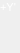
        <widget class="PyDMFrame" name="composite_10">
          <property name="geometry">
            <rect>
              <x>530</x>
              <y>216</y>
              <width>20</width>
              <height>53</height>
            </rect>
          </property>
          <property name="sizePolicy">
            <sizepolicy hsizetype="Ignored" vsizetype="Ignored">
              <horstretch>0</horstretch>
              <verstretch>0</verstretch>
            </sizepolicy>
          </property>
          <layout class="QGridLayout" name="gridLayout_11" columnstretch="7,2,5,6" rowstretch="14,3,3,11,22">
            <property name="leftMargin">
              <number>0</number>
            </property>
            <property name="topMargin">
              <number>0</number>
            </property>
            <property name="rightMargin">
              <number>0</number>
            </property>
            <property name="bottomMargin">
              <number>0</number>
            </property>
            <property name="horizontalSpacing">
              <number>0</number>
            </property>
            <property name="verticalSpacing">
              <number>0</number>
            </property>
            <item row="3" column="1" rowspan="2">
              <widget class="PyDMDrawingLine" name="polyline_42">
                <property name="geometry">
                  <rect>
                    <x>7</x>
                    <y>20</y>
                    <width>2</width>
                    <height>33</height>
                  </rect>
                </property>
                <property name="sizePolicy">
                  <sizepolicy hsizetype="Ignored" vsizetype="Ignored">
                    <horstretch>0</horstretch>
                    <verstretch>0</verstretch>
                  </sizepolicy>
                </property>
                <property name="toolTip">
                  <string>polyline_42</string>
                </property>
                <property name="brush" stdset="0">
                  <brush brushstyle="SolidPattern">
                    <color alpha="255">
                      <red>255</red>
                      <green>255</green>
                      <blue>255</blue>
                    </color>
                  </brush>
                </property>
                <property name="penStyle" stdset="0">
                  <enum>Qt::SolidLine</enum>
                </property>
                <property name="penColor" stdset="0">
                  <color>
                    <red>255</red>
                    <green>255</green>
                    <blue>255</blue>
                  </color>
                </property>
                <property name="penWidth" stdset="0">
                  <double>2</double>
                </property>
                <property name="penCapStyle" stdset="0">
                  <enum>Qt::FlatCap</enum>
                </property>
                <property name="penWidth" stdset="0">
                  <double>2</double>
                </property>
                <property name="penStyle" stdset="0">
                  <enum>Qt::SolidLine</enum>
                </property>
                <property name="penColor" stdset="0"/>
                <property name="penCapStyle" stdset="0">
                  <enum>Qt::FlatCap</enum>
                </property>
              </widget>
            </item>
            <item row="2" column="0" rowspan="2" colspan="3">
              <widget class="PyDMDrawingPolyline" name="polyline_43">
                <property name="geometry">
                  <rect>
                    <x>0</x>
                    <y>17</y>
                    <width>14</width>
                    <height>14</height>
                  </rect>
                </property>
                <property name="sizePolicy">
                  <sizepolicy hsizetype="Ignored" vsizetype="Ignored">
                    <horstretch>0</horstretch>
                    <verstretch>0</verstretch>
                  </sizepolicy>
                </property>
                <property name="toolTip">
                  <string>polyline_43</string>
                </property>
                <property name="brush" stdset="0">
                  <brush brushstyle="NoBrush">
                    <color alpha="255">
                      <red>255</red>
                      <green>255</green>
                      <blue>255</blue>
                    </color>
                  </brush>
                </property>
                <property name="penStyle" stdset="0">
                  <enum>Qt::SolidLine</enum>
                </property>
                <property name="penColor" stdset="0">
                  <color>
                    <red>255</red>
                    <green>255</green>
                    <blue>255</blue>
                  </color>
                </property>
                <property name="penWidth" stdset="0">
                  <double>2.0</double>
                </property>
                <property name="penCapStyle" stdset="0">
                  <enum>Qt::FlatCap</enum>
                </property>
                <property name="points" stdset="0">
                  <stringlist>
                    <string>529, 227</string>
                    <string>535, 215</string>
                    <string>541, 227</string>
                  </stringlist>
                </property>
              </widget>
            </item>
            <item row="0" column="0" colspan="4">
              <widget class="QLabel" name="text_27">
                <property name="geometry">
                  <rect>
                    <x>0</x>
                    <y>0</y>
                    <width>20</width>
                    <height>14</height>
                  </rect>
                </property>
                <property name="sizePolicy">
                  <sizepolicy hsizetype="Ignored" vsizetype="Ignored">
                    <horstretch>0</horstretch>
                    <verstretch>0</verstretch>
                  </sizepolicy>
                </property>
                <property name="text">
                  <string>+Y'</string>
                </property>
                <property name="font">
                  <font>
                    <pointsize>8</pointsize>
                  </font>
                </property>
                <property name="brush" stdset="0">
                  <brush brushstyle="SolidPattern">
                    <color alpha="255">
                      <red>255</red>
                      <green>255</green>
                      <blue>255</blue>
                    </color>
                  </brush>
                </property>
                <property name="toolTip">
                  <string>text_27</string>
                </property>
                <property name="alignment">
                  <set>Qt::AlignLeading|Qt::AlignLeft|Qt::AlignVCenter</set>
                </property>
                <property name="styleSheet">
                  <string notr="true">QLabel#text_27 {
  color: rgb(255, 255, 255);
  }</string>
                </property>
              </widget>
            </item>
          </layout>
        </widget>
